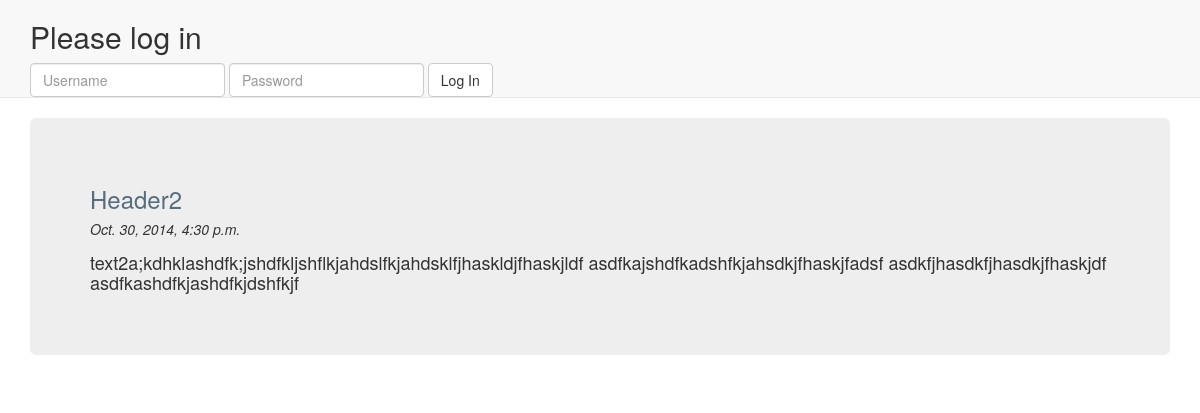
The page /posts/2 on the database its author committed.
### main/models.py (models this page shows)
class Post(models.Model):
	header = models.CharField(max_length=255)
	text = models.TextField()
	when = models.DateTimeField(auto_now=True)
	def __unicode__(self):
	    return u'{} at {}'.format(self.header, self.when)
	def shorten_post(self):
		post_len = len(self.text)
		if post_len > 500:
			return self.text[:500]+'<font size="2.9">...<a href="/posts/{}/">read more</a></font>'.format(self.id)
		else:
			return self.text

### main/views.py (the view)
# urls.py: url(r'^posts/(\d+)/?', SinglePost.as_view()),
class SinglePost(View):
    def get(self, request, id):
        post = Post.objects.get(id=id)
        return HttpResponse(render(request, 'single_post.html', {'post': post}))

### main/templates/single_post.html (shortened to what this page needs)
{% extends "base.html" %}
{%  block content %}
    <section class="container">
        <div class="jumbotron">
            <h3 style="color:#566D7E">{{ post.header }}</h3>
            <h5><i>{{ post.when }}</i></h5>
            <p><h4>{{ post.text|safe }}</h4></p>
            </div>
    </section>
{%  endblock content %}

### rows shown on the page
Post: header "Header2", when "Oct. 30, 2014, 4:30 p.m.", text "text2a;kdhklashdfk;jshdfkljshflkjahdslfkjahdsklfjhaskldjfhaskjldf asdfkajshdfkadshfkjahsdkjfhaskjfadsf asdkfjhasdkfjhasdkjfhaskjdf asdfkashdfkjashdfkjdshfkjf"
